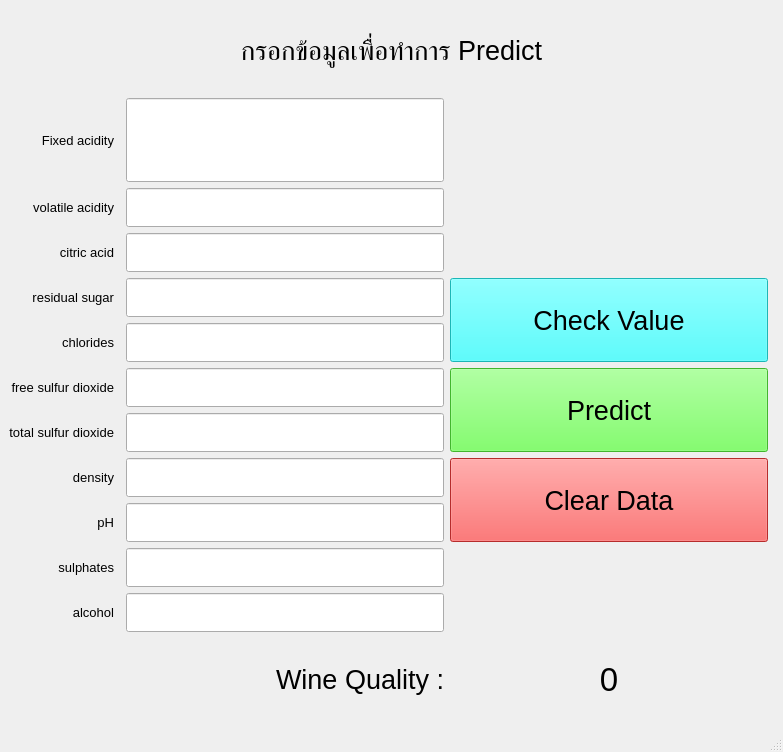
<?xml version="1.0" encoding="UTF-8"?>
<ui version="4.0">
 <class>MainWindow</class>
 <widget class="QMainWindow" name="MainWindow">
  <property name="geometry">
   <rect>
    <x>0</x>
    <y>0</y>
    <width>783</width>
    <height>752</height>
   </rect>
  </property>
  <property name="windowTitle">
   <string>MainWindow</string>
  </property>
  <property name="styleSheet">
   <string notr="true"/>
  </property>
  <property name="tabShape">
   <enum>QTabWidget::Rounded</enum>
  </property>
  <widget class="QWidget" name="centralwidget">
   <layout class="QGridLayout" name="gridLayout_2">
    <item row="1" column="0">
     <layout class="QGridLayout" name="gridLayout">
      <item row="2" column="0">
       <widget class="QLabel" name="label">
        <property name="sizePolicy">
         <sizepolicy hsizetype="Preferred" vsizetype="Preferred">
          <horstretch>0</horstretch>
          <verstretch>0</verstretch>
         </sizepolicy>
        </property>
        <property name="font">
         <font>
          <pointsize>10</pointsize>
         </font>
        </property>
        <property name="frameShape">
         <enum>QFrame::NoFrame</enum>
        </property>
        <property name="text">
         <string>Fixed acidity</string>
        </property>
        <property name="alignment">
         <set>Qt::AlignRight|Qt::AlignTrailing|Qt::AlignVCenter</set>
        </property>
       </widget>
      </item>
      <item row="1" column="0" colspan="5">
       <widget class="QLabel" name="label_12">
        <property name="font">
         <font>
          <pointsize>20</pointsize>
         </font>
        </property>
        <property name="text">
         <string>กรอกข้อมูลเพื่อทำการ Predict</string>
        </property>
        <property name="alignment">
         <set>Qt::AlignCenter</set>
        </property>
       </widget>
      </item>
      <item row="12" column="0">
       <widget class="QLabel" name="label_11">
        <property name="sizePolicy">
         <sizepolicy hsizetype="Preferred" vsizetype="Maximum">
          <horstretch>0</horstretch>
          <verstretch>0</verstretch>
         </sizepolicy>
        </property>
        <property name="font">
         <font>
          <pointsize>10</pointsize>
         </font>
        </property>
        <property name="frameShape">
         <enum>QFrame::NoFrame</enum>
        </property>
        <property name="text">
         <string>alcohol</string>
        </property>
        <property name="alignment">
         <set>Qt::AlignRight|Qt::AlignTrailing|Qt::AlignVCenter</set>
        </property>
       </widget>
      </item>
      <item row="2" column="2">
       <widget class="QLineEdit" name="fixed">
        <property name="sizePolicy">
         <sizepolicy hsizetype="Expanding" vsizetype="Preferred">
          <horstretch>0</horstretch>
          <verstretch>0</verstretch>
         </sizepolicy>
        </property>
        <property name="maximumSize">
         <size>
          <width>16777131</width>
          <height>16777215</height>
         </size>
        </property>
        <property name="font">
         <font>
          <pointsize>20</pointsize>
         </font>
        </property>
       </widget>
      </item>
      <item row="3" column="0">
       <widget class="QLabel" name="label_2">
        <property name="sizePolicy">
         <sizepolicy hsizetype="Preferred" vsizetype="Preferred">
          <horstretch>0</horstretch>
          <verstretch>0</verstretch>
         </sizepolicy>
        </property>
        <property name="font">
         <font>
          <pointsize>10</pointsize>
         </font>
        </property>
        <property name="frameShape">
         <enum>QFrame::NoFrame</enum>
        </property>
        <property name="text">
         <string>volatile acidity</string>
        </property>
        <property name="alignment">
         <set>Qt::AlignRight|Qt::AlignTrailing|Qt::AlignVCenter</set>
        </property>
       </widget>
      </item>
      <item row="10" column="2">
       <widget class="QLineEdit" name="pH">
        <property name="font">
         <font>
          <pointsize>20</pointsize>
         </font>
        </property>
       </widget>
      </item>
      <item row="6" column="2">
       <widget class="QLineEdit" name="chlorides">
        <property name="font">
         <font>
          <pointsize>20</pointsize>
         </font>
        </property>
       </widget>
      </item>
      <item row="3" column="2">
       <widget class="QLineEdit" name="volatile_2">
        <property name="font">
         <font>
          <pointsize>20</pointsize>
         </font>
        </property>
       </widget>
      </item>
      <item row="5" column="2">
       <widget class="QLineEdit" name="sugar">
        <property name="font">
         <font>
          <pointsize>20</pointsize>
         </font>
        </property>
       </widget>
      </item>
      <item row="4" column="2">
       <widget class="QLineEdit" name="citric">
        <property name="font">
         <font>
          <pointsize>20</pointsize>
         </font>
        </property>
       </widget>
      </item>
      <item row="7" column="2">
       <widget class="QLineEdit" name="freesulfur">
        <property name="font">
         <font>
          <pointsize>20</pointsize>
         </font>
        </property>
       </widget>
      </item>
      <item row="12" column="2">
       <widget class="QLineEdit" name="alcohol">
        <property name="font">
         <font>
          <pointsize>20</pointsize>
         </font>
        </property>
       </widget>
      </item>
      <item row="11" column="2">
       <widget class="QLineEdit" name="sulphates">
        <property name="font">
         <font>
          <pointsize>20</pointsize>
         </font>
        </property>
       </widget>
      </item>
      <item row="9" column="2">
       <widget class="QLineEdit" name="density">
        <property name="font">
         <font>
          <pointsize>20</pointsize>
         </font>
        </property>
       </widget>
      </item>
      <item row="8" column="2">
       <widget class="QLineEdit" name="totalsulfur">
        <property name="font">
         <font>
          <pointsize>20</pointsize>
         </font>
        </property>
       </widget>
      </item>
      <item row="4" column="0">
       <widget class="QLabel" name="label_3">
        <property name="sizePolicy">
         <sizepolicy hsizetype="Preferred" vsizetype="Maximum">
          <horstretch>0</horstretch>
          <verstretch>0</verstretch>
         </sizepolicy>
        </property>
        <property name="font">
         <font>
          <pointsize>10</pointsize>
         </font>
        </property>
        <property name="frameShape">
         <enum>QFrame::NoFrame</enum>
        </property>
        <property name="text">
         <string>citric acid</string>
        </property>
        <property name="alignment">
         <set>Qt::AlignRight|Qt::AlignTrailing|Qt::AlignVCenter</set>
        </property>
       </widget>
      </item>
      <item row="9" column="0">
       <widget class="QLabel" name="label_8">
        <property name="sizePolicy">
         <sizepolicy hsizetype="Preferred" vsizetype="Maximum">
          <horstretch>0</horstretch>
          <verstretch>0</verstretch>
         </sizepolicy>
        </property>
        <property name="font">
         <font>
          <pointsize>10</pointsize>
         </font>
        </property>
        <property name="frameShape">
         <enum>QFrame::NoFrame</enum>
        </property>
        <property name="text">
         <string>density</string>
        </property>
        <property name="alignment">
         <set>Qt::AlignRight|Qt::AlignTrailing|Qt::AlignVCenter</set>
        </property>
       </widget>
      </item>
      <item row="8" column="0">
       <widget class="QLabel" name="label_7">
        <property name="sizePolicy">
         <sizepolicy hsizetype="Preferred" vsizetype="Maximum">
          <horstretch>0</horstretch>
          <verstretch>0</verstretch>
         </sizepolicy>
        </property>
        <property name="font">
         <font>
          <pointsize>10</pointsize>
         </font>
        </property>
        <property name="frameShape">
         <enum>QFrame::NoFrame</enum>
        </property>
        <property name="text">
         <string>total sulfur dioxide</string>
        </property>
        <property name="alignment">
         <set>Qt::AlignRight|Qt::AlignTrailing|Qt::AlignVCenter</set>
        </property>
       </widget>
      </item>
      <item row="7" column="0">
       <widget class="QLabel" name="label_6">
        <property name="sizePolicy">
         <sizepolicy hsizetype="Preferred" vsizetype="Maximum">
          <horstretch>0</horstretch>
          <verstretch>0</verstretch>
         </sizepolicy>
        </property>
        <property name="font">
         <font>
          <pointsize>10</pointsize>
         </font>
        </property>
        <property name="frameShape">
         <enum>QFrame::NoFrame</enum>
        </property>
        <property name="text">
         <string>free sulfur dioxide</string>
        </property>
        <property name="alignment">
         <set>Qt::AlignRight|Qt::AlignTrailing|Qt::AlignVCenter</set>
        </property>
       </widget>
      </item>
      <item row="5" column="0">
       <widget class="QLabel" name="label_4">
        <property name="sizePolicy">
         <sizepolicy hsizetype="Preferred" vsizetype="Maximum">
          <horstretch>0</horstretch>
          <verstretch>0</verstretch>
         </sizepolicy>
        </property>
        <property name="font">
         <font>
          <pointsize>10</pointsize>
         </font>
        </property>
        <property name="frameShape">
         <enum>QFrame::NoFrame</enum>
        </property>
        <property name="text">
         <string>residual sugar</string>
        </property>
        <property name="alignment">
         <set>Qt::AlignRight|Qt::AlignTrailing|Qt::AlignVCenter</set>
        </property>
       </widget>
      </item>
      <item row="6" column="0">
       <widget class="QLabel" name="label_5">
        <property name="sizePolicy">
         <sizepolicy hsizetype="Preferred" vsizetype="Maximum">
          <horstretch>0</horstretch>
          <verstretch>0</verstretch>
         </sizepolicy>
        </property>
        <property name="font">
         <font>
          <pointsize>10</pointsize>
         </font>
        </property>
        <property name="frameShape">
         <enum>QFrame::NoFrame</enum>
        </property>
        <property name="text">
         <string>chlorides</string>
        </property>
        <property name="alignment">
         <set>Qt::AlignRight|Qt::AlignTrailing|Qt::AlignVCenter</set>
        </property>
       </widget>
      </item>
      <item row="10" column="0">
       <widget class="QLabel" name="label_9">
        <property name="sizePolicy">
         <sizepolicy hsizetype="Preferred" vsizetype="Maximum">
          <horstretch>0</horstretch>
          <verstretch>0</verstretch>
         </sizepolicy>
        </property>
        <property name="font">
         <font>
          <pointsize>10</pointsize>
         </font>
        </property>
        <property name="frameShape">
         <enum>QFrame::NoFrame</enum>
        </property>
        <property name="text">
         <string>pH</string>
        </property>
        <property name="alignment">
         <set>Qt::AlignRight|Qt::AlignTrailing|Qt::AlignVCenter</set>
        </property>
       </widget>
      </item>
      <item row="11" column="0">
       <widget class="QLabel" name="label_10">
        <property name="sizePolicy">
         <sizepolicy hsizetype="Preferred" vsizetype="Maximum">
          <horstretch>0</horstretch>
          <verstretch>0</verstretch>
         </sizepolicy>
        </property>
        <property name="font">
         <font>
          <pointsize>10</pointsize>
         </font>
        </property>
        <property name="frameShape">
         <enum>QFrame::NoFrame</enum>
        </property>
        <property name="text">
         <string>sulphates</string>
        </property>
        <property name="alignment">
         <set>Qt::AlignRight|Qt::AlignTrailing|Qt::AlignVCenter</set>
        </property>
       </widget>
      </item>
      <item row="13" column="0" colspan="3">
       <widget class="QLabel" name="label_13">
        <property name="font">
         <font>
          <pointsize>20</pointsize>
         </font>
        </property>
        <property name="text">
         <string>Wine Quality :</string>
        </property>
        <property name="alignment">
         <set>Qt::AlignRight|Qt::AlignTrailing|Qt::AlignVCenter</set>
        </property>
       </widget>
      </item>
      <item row="13" column="3">
       <widget class="QLabel" name="quality">
        <property name="sizePolicy">
         <sizepolicy hsizetype="Expanding" vsizetype="Preferred">
          <horstretch>0</horstretch>
          <verstretch>0</verstretch>
         </sizepolicy>
        </property>
        <property name="font">
         <font>
          <pointsize>25</pointsize>
         </font>
        </property>
        <property name="text">
         <string>0</string>
        </property>
        <property name="alignment">
         <set>Qt::AlignCenter</set>
        </property>
       </widget>
      </item>
      <item row="7" column="3" rowspan="2">
       <widget class="QPushButton" name="Predict">
        <property name="sizePolicy">
         <sizepolicy hsizetype="Preferred" vsizetype="Preferred">
          <horstretch>0</horstretch>
          <verstretch>0</verstretch>
         </sizepolicy>
        </property>
        <property name="font">
         <font>
          <pointsize>20</pointsize>
         </font>
        </property>
        <property name="styleSheet">
         <string notr="true">background-color: rgb(93, 255, 65);
border-color: rgb(0, 255, 0);</string>
        </property>
        <property name="text">
         <string>Predict</string>
        </property>
       </widget>
      </item>
      <item row="9" column="3" rowspan="2">
       <widget class="QPushButton" name="Clear">
        <property name="sizePolicy">
         <sizepolicy hsizetype="Preferred" vsizetype="Preferred">
          <horstretch>0</horstretch>
          <verstretch>0</verstretch>
         </sizepolicy>
        </property>
        <property name="font">
         <font>
          <pointsize>20</pointsize>
         </font>
        </property>
        <property name="styleSheet">
         <string notr="true">background-color: rgb(255, 61, 61);
border-color: rgb(255, 0, 0);</string>
        </property>
        <property name="text">
         <string>Clear Data</string>
        </property>
       </widget>
      </item>
      <item row="5" column="3" rowspan="2">
       <widget class="QPushButton" name="check">
        <property name="sizePolicy">
         <sizepolicy hsizetype="Preferred" vsizetype="Preferred">
          <horstretch>0</horstretch>
          <verstretch>0</verstretch>
         </sizepolicy>
        </property>
        <property name="font">
         <font>
          <pointsize>20</pointsize>
         </font>
        </property>
        <property name="styleSheet">
         <string notr="true">background-color: rgb(41, 255, 255);</string>
        </property>
        <property name="text">
         <string>Check Value</string>
        </property>
       </widget>
      </item>
     </layout>
    </item>
   </layout>
  </widget>
  <widget class="QMenuBar" name="menubar">
   <property name="geometry">
    <rect>
     <x>0</x>
     <y>0</y>
     <width>783</width>
     <height>26</height>
    </rect>
   </property>
  </widget>
  <widget class="QStatusBar" name="statusbar"/>
 </widget>
 <resources/>
 <connections/>
</ui>
